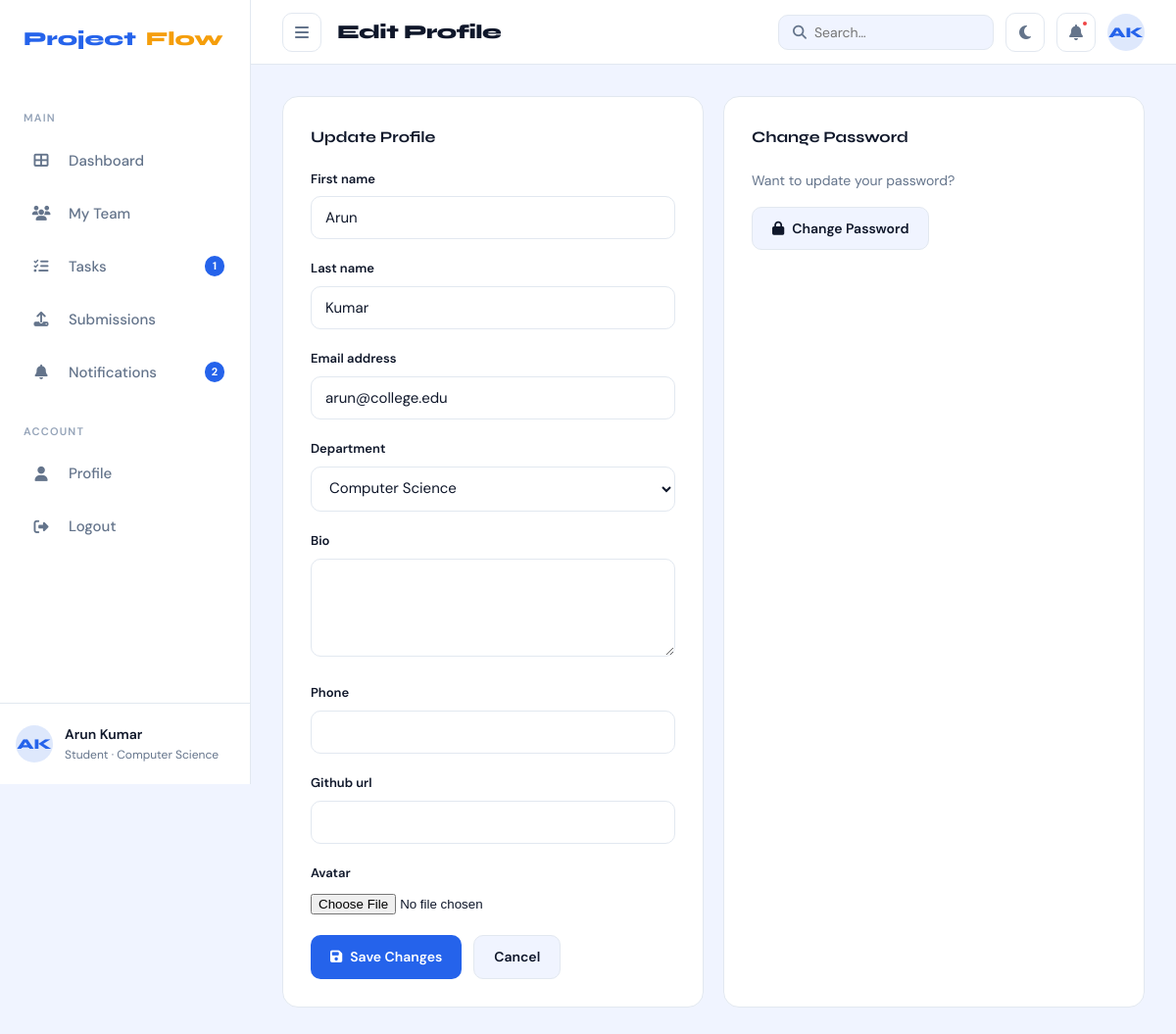
Page /profile/edit/ (signed in) on the committed database.
### accounts/models.py (models this page shows, shortened)
class User(AbstractUser):
    class Role(models.TextChoices):
        STUDENT = 'student', 'Student'
        TEACHER = 'teacher', 'Teacher'
        ADMIN   = 'admin',   'Admin'
    DEPARTMENT_CHOICES = [
        ('cs',   'Computer Science'),
        ('it',   'Information Technology'),
        ('ece',  'Electronics & Communication'),
        ('mech', 'Mechanical Engineering'),
        ('civil','Civil Engineering'),
        ('other','Other'),
    ]
    role       = models.CharField(max_length=10, choices=Role.choices, default=Role.STUDENT)
    student_id = models.CharField(max_length=20, blank=True, null=True, unique=True)
    department = models.CharField(max_length=10, choices=DEPARTMENT_CHOICES, default='cs')
    bio        = models.TextField(blank=True)
    avatar     = models.ImageField(upload_to='avatars/', blank=True, null=True)
    phone      = models.CharField(max_length=20, blank=True)
    github_url = models.URLField(blank=True)
    class Meta:
        verbose_name = 'User'
        verbose_name_plural = 'Users'
    @property
    def is_student(self):
        return self.role == self.Role.STUDENT
    @property
    def is_teacher(self):
        return self.role == self.Role.TEACHER
    @property
    def initials(self):
        name = self.get_full_name()
        if name:
            parts = name.split()
            return (parts[0][0] + parts[-1][0]).upper() if len(parts) > 1 else parts[0][:2].upper()
        return self.username[:2].upper()
    @property
    def current_team(self):
        membership = self.memberships.filter(is_active=True).select_related('team').first()
        return membership.team if membership else None

### accounts/views.py (the view)
# urls.py: path('edit/',   views.profile_update_view, name='edit'),
@login_required
def profile_update_view(request):
    if request.method == 'POST':
        form = ProfileUpdateForm(request.POST, request.FILES, instance=request.user)
        if form.is_valid():
            form.save()
            messages.success(request, 'Profile updated successfully.')
            return redirect('profile:detail')
    else:
        form = ProfileUpdateForm(instance=request.user)
    return render(request, 'accounts/profile_edit.html', {'form': form})

### accounts/forms.py
class ProfileUpdateForm(forms.ModelForm):
    class Meta:
        model  = User
        fields = ['first_name', 'last_name', 'email', 'department',
                  'bio', 'phone', 'github_url', 'avatar']
        widgets = {
            'bio': forms.Textarea(attrs={'rows': 3}),
        }

### templates/accounts/profile_edit.html (shortened to what this page needs)
{% extends 'base_app.html' %}
{% block page_title %}Edit Profile{% endblock %}
{% block content %}
<div class="grid-2">
  <div class="card">
    <div class="card-title">Update Profile</div>
    <form method="post" enctype="multipart/form-data" novalidate>
      {% for field in form %}
      <div class="form-group">
        <label class="form-label">{{ field.label }}</label>
        {{ field }}
      </div>
      {% endfor %}
      <div class="flex gap-12">
        <button type="submit" class="btn btn-primary"><i class="fa fa-save"></i> Save Changes</button>
        <a href="{% url 'profile:detail' %}" class="btn btn-secondary">Cancel</a>
      </div>
    </form>
  </div>
  <div class="card">
    <div class="card-title">Change Password</div>
    <p style="font-size:14px;color:var(--text-muted);margin-bottom:16px">Want to update your password?</p>
    <a href="{% url 'profile:password' %}" class="btn btn-secondary"><i class="fa fa-lock"></i> Change Password</a>
  </div>
</div>
{% endblock %}

### templates/base_app.html (shortened to what this page needs)
{% extends 'base.html' %}
{% load static %}
{% block body %}
<div class="app-shell">
  <aside class="sidebar" id="sidebar">
    <a class="sidebar-logo" href="{% url 'dashboard' %}">
      Project<span style="color:var(--accent)">Flow</span>
    </a>
    {% if user.is_student %}
      <div class="sidebar-section-title">Main</div>
      <ul class="sidebar-nav">
        <li><a href="{% url 'student_dashboard' %}" class="{% if active_nav == 'dashboard' %}active{% endif %}">
          <span class="nav-icon"><i class="fa fa-th-large"></i></span>Dashboard</a></li>
        <li><a href="{% url 'teams:list' %}" class="{% if active_nav == 'teams' %}active{% endif %}">
          <span class="nav-icon"><i class="fa fa-users"></i></span>My Team</a></li>
        <li><a href="{% url 'tasks:list' %}" class="{% if active_nav == 'tasks' %}active{% endif %}">
          <span class="nav-icon"><i class="fa fa-tasks"></i></span>Tasks
          {% if tasks_pending > 0 %}<span class="sidebar-badge">{{ tasks_pending }}</span>{% endif %}
        </a></li>
        <li><a href="{% url 'submissions:list' %}" class="{% if active_nav == 'submissions' %}active{% endif %}">
          <span class="nav-icon"><i class="fa fa-upload"></i></span>Submissions</a></li>
        <li><a href="{% url 'notifications:list' %}" class="{% if active_nav == 'notifications' %}active{% endif %}">
          <span class="nav-icon"><i class="fa fa-bell"></i></span>Notifications
          {% if unread_count > 0 %}<span class="sidebar-badge">{{ unread_count }}</span>{% endif %}
        </a></li>
      </ul>
    {% endif %}
    <div class="sidebar-section-title">Account</div>
    <ul class="sidebar-nav">
      <li><a href="{% url 'profile:detail' %}" class="{% if active_nav == 'profile' %}active{% endif %}">
        <span class="nav-icon"><i class="fa fa-user"></i></span>Profile</a></li>
      <li><a href="{% url 'accounts:logout' %}">
        <span class="nav-icon"><i class="fa fa-sign-out-alt"></i></span>Logout</a></li>
    </ul>
    <div class="sidebar-user">
      <div class="avatar avatar-blue">{{ user.initials }}</div>
      <div class="sidebar-user-info">
        <div class="sidebar-user-name">{{ user.get_full_name|default:user.username }}</div>
        <div class="sidebar-user-role">{{ user.get_role_display }} · {{ user.get_department_display }}</div>
      </div>
    </div>
  </aside>
  <div class="main-content">
    <header class="topbar">
      <div class="topbar-left">
        <button class="icon-btn" id="sidebar-toggle" onclick="toggleSidebar()">
          <i class="fa fa-bars"></i>
        </button>
        <div class="page-title">{% block page_title %}Dashboard{% endblock %}</div>
      </div>
      <div class="topbar-right">
        <form action="" method="get" class="search-box">
          <i class="fa fa-search"></i>
          <input name="q" placeholder="Search…" value="{{ request.GET.q }}"
                 style="border:none;background:transparent;outline:none;font-family:var(--font-body);font-size:14px;color:var(--text);width:160px">
        </form>
        <button class="icon-btn" onclick="toggleTheme()" title="Toggle dark mode">
          <i class="fa fa-moon" id="theme-icon"></i>
        </button>
        <a href="{% url 'notifications:list' %}" class="icon-btn" style="position:relative">
          <i class="fa fa-bell"></i>
          {% if unread_count > 0 %}
          <span style="position:absolute;top:6px;right:6px;width:8px;height:8px;
                       background:var(--danger);border-radius:50%;border:2px solid var(--surface)"></span>
          {% endif %}
        </a>
        <a href="{% url 'profile:detail' %}" class="avatar avatar-blue" style="text-decoration:none;cursor:pointer">
          {{ user.initials }}
        </a>
      </div>
    </header>
    <div class="content-area">
      {% block content %}{% endblock %}
    </div>
  </div>
</div>
{% endblock %}

### rows in the picture
User: initials "AK", get_full_name "Arun Kumar", role "Student", department "Computer Science", form "Arun" "Kumar" "arun@college.edu" "Computer Science"

### other values in the picture
{{ tasks_pending }} "1"
{{ unread_count }} "2"
{{ field.label }} "First name" "Last name" "Email address" "Department" "Bio" "Phone" "Github url" "Avatar"
